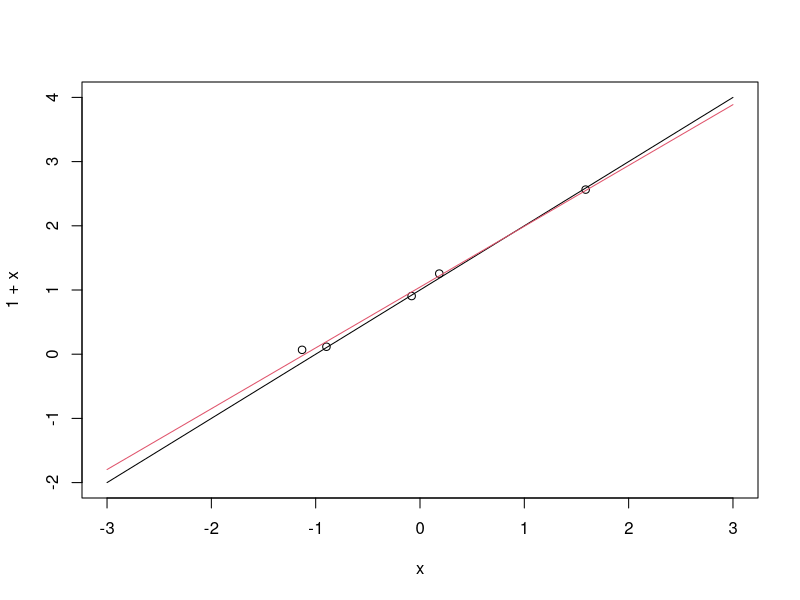
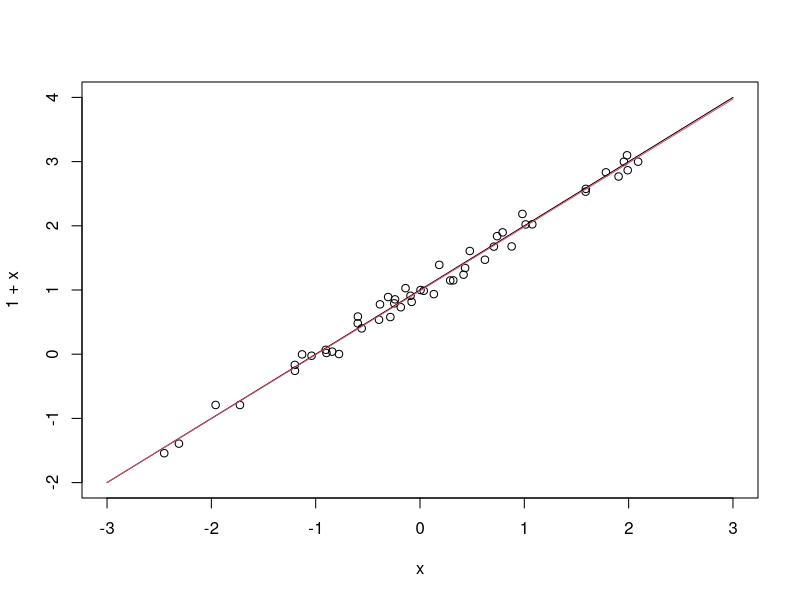
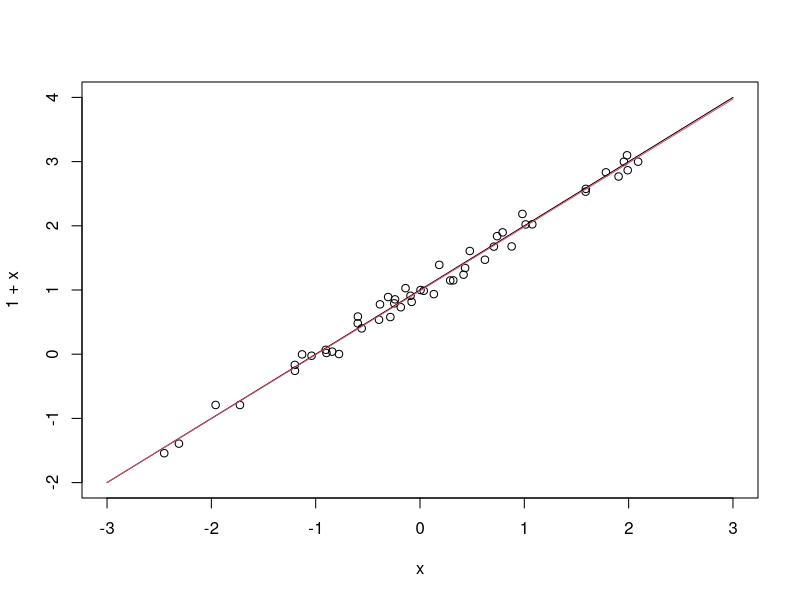

R code for these plots, in order:
# Ejercicios del dia 10 de Marzo de Ana Buendia Ruiz-Azuaga

# Ejercicio 1
# Ejecuta las siguientes sentencias y extrae conclusiones sobre el tipo de objeto que devuelven

A <- matrix(1:9, 3, 3)
x <- 1:3
A%*%x
# toma x como vector columna y devuelve un vector columna
#A%*%t(x)
# Argumentos no compatibles porque una matriz no se multiplica por un vector fila
x%*%A
# Toma x como vector fila y por tanto devuelve un vector fila
t(x)%*%A
# Toma x como vector fila y por tanto devuelve un vector fila
# En el caso anterior no realizaba el cambio automaticamente pero ahora si
t(x)%*%x
# Multiplica como se espera dos vectores

# ------------------------------------------------------------------------------------
# Ejercicio 2
# Ejecuta las siguientes sentencias en R y formula los sistemas que se revuelven en cada caso:

# Sistema 1
solve(2,2)
# resuelve el sistema: 2x = 2

# Sistema 2
A <- matrix(c(3, 1, 4, 2), 2, 2)
b <- c(12, 8)
solve(A,b)
# resuelve el sistema  3x+4y = 12, 1x+2y = 8


# Sistema 3
solve(A, diag(2))
# resuelve Ax=B siendo B la matriz identidad de orden 2

# ------------------------------------------------------------------------------------
# Ejercicio 3
# Crea objetos A (matriz de coeficientes) y b (vector de terminos independientes)
# para resolver en R el sistema anterior. Resuelve el sistema con solve.
# Despues perturba el vector b sumandole 0.05 a cada uno de sus elementos y busca
# la nueva solucion. ¿Se parece a la anterior? Repite la operacion con un incremento de 0.1
# Comenta los resultados

A <- matrix(c(10, 7, 8, 7, 7, 5, 6, 5, 8, 6, 10, 9, 7, 5, 9, 10), 4, 4)
b <- c(32, 23, 33, 31)
solve(A,b)
# 1 1 1 1
c <- b + 0.05
solve(A,c)
# 0.4 2 0.75 1.15
d <- b + 0.1
solve(A, d)
# -0.2 3 0.5 1.3
# Como vemos la solucion del sistema cambia mucho a perturbaciones pequeñas, luego parece mal condicionado

# ------------------------------------------------------------------------------------
# Ejercicio 4
# Calcula el número de condición de la matriz A del sistema anterior así como su recíproco.
# Realiza primero el cálculo con las funciones kappa y rcond y después comprueba que
# coinciden con su denición ( kappa(A) como cociente entre máximo y mínimo autovalor
# en valor absoluto y rcond(A) como su inversa). Comenta el resultado.

A <- matrix(c(10, 7, 8, 7, 7, 5, 6, 5, 8, 6, 10, 9, 7, 5, 9, 10), 4, 4)
b <- c(32, 23, 33, 31)

kappa(A, exact=TRUE)
abs(max(eigen(A)$values))/abs(min(eigen(A)$values))

rcond(A, exact=TRUE)
abs(min(eigen(A)$values))/abs(max(eigen(A)$values))
# No sale exacto pero creo que es por aproximaciones

# ------------------------------------------------------------------------------------
# Ejercicio 5
# Utiliza el código que aparece a continuación de este cuadro para generar una muestra de
# observaciones de las variables Y y X de tamaño n =5 de la forma siguiente: las observaciones
# corresponden a valores aleatorios desde una distribución normal estándar; y las observaciones de y
# se obtienen a partir de la ecuación del modelo y i = 1 + x i + ϵ i ,
# donde epsilon son valores aleatorios generados desde una normal con media 0 y desviación
# típica 0.1. A partir de esos datos:

# Crear muestra de observaciones
n <- 5
set.seed(2)
x <- rnorm(n)
y <- 1+x+rnorm(n, 0, 0.1)

# Crea la matriz de regresion X y el vector de respuesta y
X <- cbind(1, x)

# Calcula (X'X)^-1
aux <- solve(t(X)%*%X)

# Usando el resultado anterior calcula beta gorrito a partir de la expresion 3
b_gorrito <- aux %*% t(X) %*% y
b_gorrito

# Observa que los datos se han generado verificando exactamente el modelo de regresion
# lineal (1 con beta=(1,1)'. ¿Se parece el estimador por minimos cuadrados que has obtenido
# a partir de los datos al verdadero beta del modelo?

# Se parece bastante, esta relativamente cercano

# Representa el modelo lineal desde el que se han generado los datos. Despues añade
# los datos datos que has generado y finalmente la estimacion del modelo que has calculado.
curve(1+x, -3, 3)
points(x,y)
curve(b_gorrito[1]+b_gorrito[2]*x, -3, 3, add=TRUE, col=2)

# Repite el ejercicio para n=50 y n=500. ¿Que diferencias observas?

# n=50
n <- 50
set.seed(2)
x <- rnorm(n)
y <- 1+x+rnorm(n, 0, 0.1)
X <- cbind(1, x)
aux <- solve(t(X)%*%X)
b_gorrito <- aux %*% t(X) %*% y
curve(1+x, -3, 3)
points(x,y)
curve(b_gorrito[1]+b_gorrito[2]*x, -3, 3, add=TRUE, col=2)


# n = 500
n <- 50
set.seed(2)
x <- rnorm(n)
y <- 1+x+rnorm(n, 0, 0.1)
X <- cbind(1, x)
aux <- solve(t(X)%*%X)
b_gorrito <- aux %*% t(X) %*% y
curve(1+x, -3, 3)
points(x,y)
curve(b_gorrito[1]+b_gorrito[2]*x, -3, 3, add=TRUE, col=2)

# ¿Que problemas puede tener en la practica este tipo de implementacion directa?

# Claramente cuantos mas datos mas se acercan el modelo estimado y el modelo, pero a partir
# de cierto numero no merece la pena hacer mas observaciones

# ------------------------------------------------------------------------------------
# Ejercicio 6


# Cojo la muestra del ejercicio 5
n <- 5
set.seed(2)
x <- rnorm(n)
y <- 1+x+rnorm(n, 0, 0.1)

# Crea la matriz de regresion X y el vector de respuesta y
X <- cbind(1, x)

# a)
QR <- qr(X)

# b)
Q <- qr.Q(QR)
Q

# c)
b <- t(Q)%*%y
b

# d)
R <- qr.R(QR)
R

# e)
backsolve(R,b)

# ------------------------------------------------------------------------------------
# Ejercicio 7 (Ejercicio propuesto)

